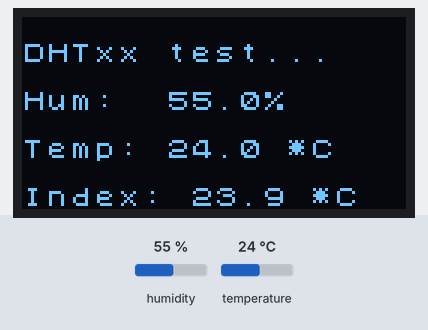
This sketch was run on a simulated ESP32. Parts: 128×64 one-colour display. The test bench sets the inputs (shaded band); at power-on: humidity 55 %, temperature 24 °C. What the sketch prints to the serial monitor is not drawn.

Above: at 4.9 s.
5.0 s: humidity set to 22 %
At 7.6 s:
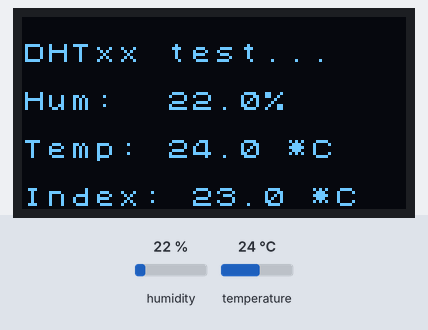
8.0 s: temperature set to 12 °C
At 9.1 s:
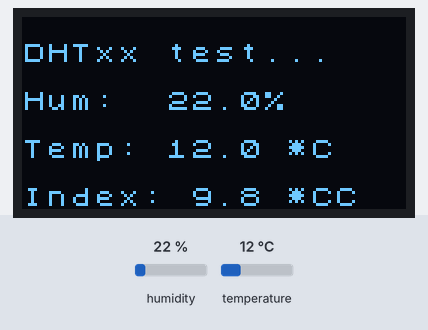
11.0 s: humidity set to 40 %
At 13.3 s:
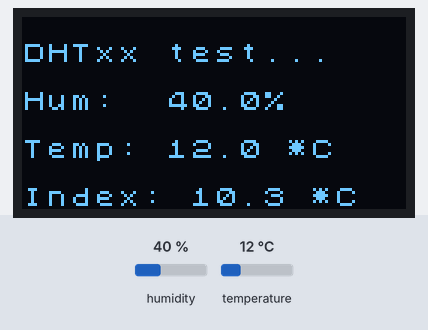
14.0 s: temperature set to 19 °C
At 14.9 s:
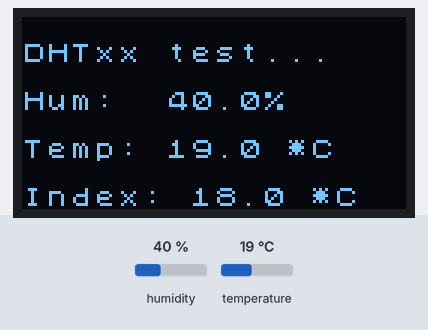
Timing chart, 0 to 17.0 s (numbered marks = the images above; inputs shaded):
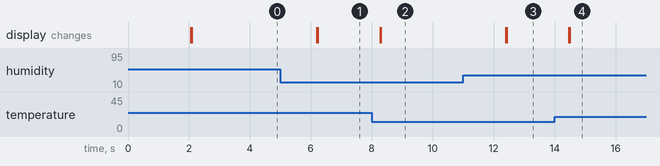

The sketch:

DHTtester_ESP32.ino
```cpp
// Example testing sketch for various DHT humidity/temperature sensors
// Written by ladyada, public domain
#include <U8x8lib.h>
// the OLED used
U8X8_SSD1306_128X64_NONAME_SW_I2C u8x8(/* clock=*/ 15, /* data=*/ 4, /* reset=*/ 16);


#include "DHT.h"

#define DHTPIN 17     // what digital pin we're connected to

// Uncomment whatever type you're using!
#define DHTTYPE DHT11   // DHT 11
//#define DHTTYPE DHT22   // DHT 22  (AM2302), AM2321
//#define DHTTYPE DHT21   // DHT 21 (AM2301)

// Connect pin 1 (on the left) of the sensor to +5V
// NOTE: If using a board with 3.3V logic like an Arduino Due connect pin 1
// to 3.3V instead of 5V!
// Connect pin 2 of the sensor to whatever your DHTPIN is
// Connect pin 4 (on the right) of the sensor to GROUND
// Connect a 10K resistor from pin 2 (data) to pin 1 (power) of the sensor

// Initialize DHT sensor.
// Note that older versions of this library took an optional third parameter to
// tweak the timings for faster processors.  This parameter is no longer needed
// as the current DHT reading algorithm adjusts itself to work on faster procs.
DHT dht(DHTPIN, DHTTYPE);

void setup() {
  Serial.begin(115200);
  Serial.println("DHTxx test!");
  u8x8.begin();
  u8x8.setFont(u8x8_font_chroma48medium8_r);
  u8x8.drawString(0, 1, "DHTxx test...");


  dht.begin();
}

void loop() {
  // Wait a few seconds between measurements.
  delay(2000);

  // Reading temperature or humidity takes about 250 milliseconds!
  // Sensor readings may also be up to 2 seconds 'old' (its a very slow sensor)
  float h = dht.readHumidity();
  // Read temperature as Celsius (the default)
  float t = dht.readTemperature();
  // Read temperature as Fahrenheit (isFahrenheit = true)
  float f = dht.readTemperature(true);

  // Check if any reads failed and exit early (to try again).
  if (isnan(h) || isnan(t) || isnan(f)) {
    Serial.println("Failed to read from DHT sensor!");
    return;
  }

  // Compute heat index in Fahrenheit (the default)
  float hif = dht.computeHeatIndex(f, h);
  // Compute heat index in Celsius (isFahreheit = false)
  float hic = dht.computeHeatIndex(t, h, false);

  Serial.print("Humidity: ");
  Serial.print(h);
  Serial.print(" %\t");
  u8x8.setCursor(0, 3);
  u8x8.printf("Hum:  %.1f%%", h);
  Serial.print("Temperature: ");
  Serial.print(t);
  Serial.print(" *C ");
  Serial.print(f);
  Serial.print(" *F\t");
  u8x8.setCursor(0, 5);
  u8x8.printf("Temp: %.1f *C", t);
  Serial.print("Heat index: ");
  Serial.print(hic);
  Serial.print(" *C ");
  Serial.print(hif);
  Serial.println(" *F");
  u8x8.setCursor(0, 7);
  u8x8.printf("Index: %.1f *C", hic);
}
```

Measured:
- after the input at 5.0 s, the display: first changes after 1.2 s (image 1 shows a later state)
- after the input at 8.0 s, the display: first changes after 0.27 s (image 2 shows a later state)
- after the input at 11.0 s, the display: first changes after 1.4 s (image 3 shows a later state)
- after the input at 14.0 s, the display: first changes after 0.47 s (image 4 shows a later state)
